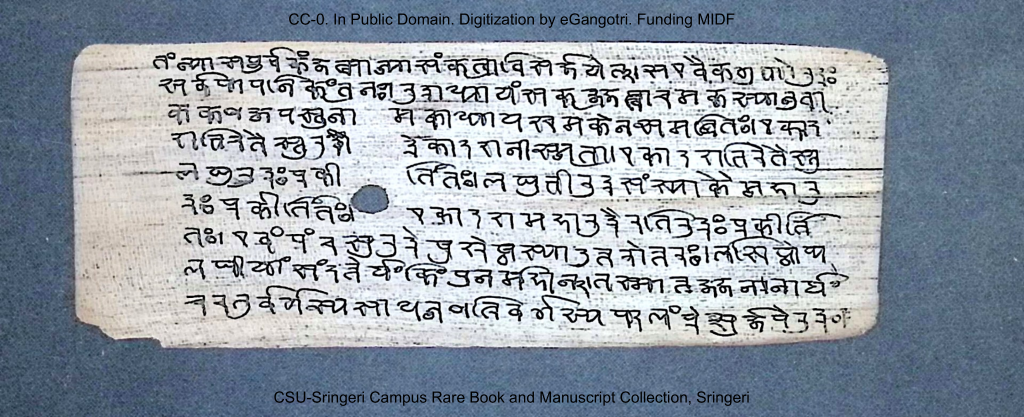
#> input picture manuscript_layout_detection/data/test_images/sample_palm_leaf.png, 2048 x 834 px (shown at 1/2 size)
$ python -i preprocessing.py   (imports and definitions only)
#> lines starting #> are read from the running program, lines starting #| are printed output that depends on the picture; after the words box and inside, x2 and y2 are one past the last pixel; in counts of white or black regions, pixels touching at a corner belong together
"""
preprocessing.py
----------------
Everything that cleans up the picture BEFORE we try to find text:

    1. make it gray
    2. fix uneven lighting / faded ink
    3. find where the actual page is (palm leaves are photographed on a coloured cloth)
    4. turn the picture into a black/white "ink mask"
    5. find long straight lines (borders, ruling lines) so we don't mistake them for text
"""

import cv2
import numpy as np

from src.config import (
    BACKGROUND_KERNEL_FRACTION,
    PAGE_ERODE_FRACTION,
    RULING_MIN_LENGTH_FRACTION,
    BORDER_MIN_COVERAGE,
    BORDER_TIMES_NORMAL,
)


def make_gray(img):
    """Colour doesn't help much for finding text, so we go to gray."""
    return cv2.cvtColor(img, cv2.COLOR_BGR2GRAY)


# [23 lines left out: function fix_lighting, not called in this run]


def find_page(gray):
    """
    Finds the page (the palm leaf / paper) inside the photo.

    Returns:
        page_mask: white where the page is, black elsewhere
        page_box : (x1, y1, x2, y2) around the page

    If we can't find a clear page (for example a scan that is all paper),
    we just say "the whole image is the page".
    """
    h, w = gray.shape
    whole_image_mask = np.full((h, w), 255, dtype=np.uint8)
    whole_image_box = (0, 0, w - 1, h - 1)

    blur = cv2.GaussianBlur(gray, (9, 9), 0)
    _, bright = cv2.threshold(blur, 0, 255, cv2.THRESH_BINARY + cv2.THRESH_OTSU)

    # letters make little holes in the page shape, so we close them
    k = max(15, w // 40)
    kernel = cv2.getStructuringElement(cv2.MORPH_RECT, (k, k))
    closed = cv2.morphologyEx(bright, cv2.MORPH_CLOSE, kernel)

    contours, _ = cv2.findContours(closed, cv2.RETR_EXTERNAL, cv2.CHAIN_APPROX_SIMPLE)
    if len(contours) == 0:
        return whole_image_mask, whole_image_box

    biggest = max(contours, key=cv2.contourArea)
    area_ratio = cv2.contourArea(biggest) / float(h * w)

    # too small = probably not a page, too big = the page IS the image
    if area_ratio < 0.3 or area_ratio > 0.95:
        return whole_image_mask, whole_image_box

    page_mask = np.zeros((h, w), dtype=np.uint8)
    cv2.drawContours(page_mask, [biggest], -1, 255, thickness=-1)

    # shave the edges a little (edges are shadowy and look like ink)
    e = max(3, int(w * PAGE_ERODE_FRACTION))
    page_mask = cv2.erode(page_mask, np.ones((e, e), np.uint8))

    x, y, bw, bh = cv2.boundingRect(biggest)
    return page_mask, (x, y, x + bw, y + bh)


# [66 lines left out: functions make_ink_mask, find_ruling_lines, not called in this run]

>>> import cv2
>>> picture = cv2.imread('../data/test_images/sample_palm_leaf.png', cv2.IMREAD_GRAYSCALE)
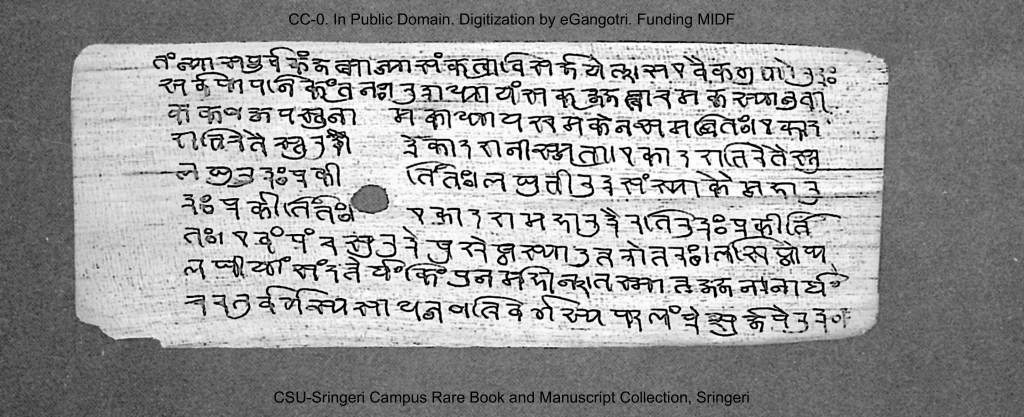
#> picture: shape (834, 2048) (shown at 1/2 size); min 0, max 255, mean 152.6
>>> result = find_page(picture)
#> in find_page, `blur = cv2.GaussianBlur(gray, (9, 9), 0)`:
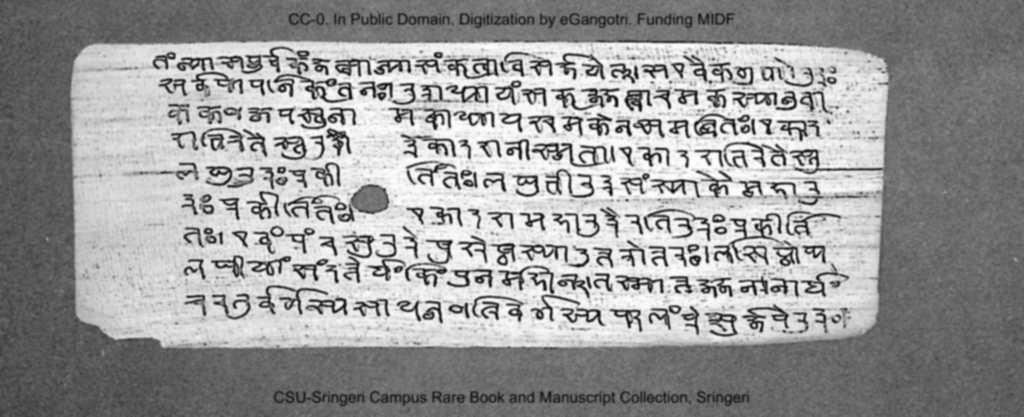
#> blur: shape (834, 2048) (shown at 1/2 size); min 9, max 254, mean 152.6
#> in find_page, `_, bright = cv2.threshold(blur, 0, 255, cv2.THRESH_BINARY + cv2.THRESH..`:
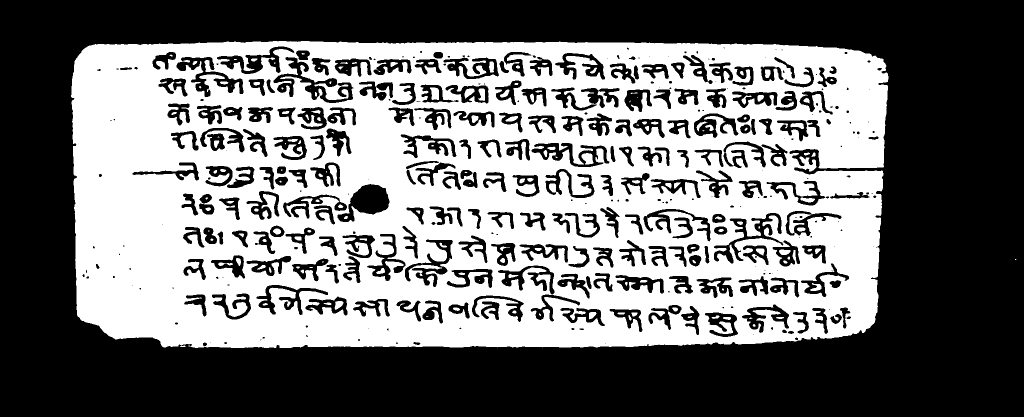
#> bright: shape (834, 2048) (shown at 1/2 size); 45% white; 199 white regions (63 under 20 px), largest, box (x1, y1, x2, y2) and area: (142, 82, 1777, 696) 757180, (1163, 306, 1187, 329) 399, (860, 175, 878, 200) 362
#> in find_page, `closed = cv2.morphologyEx(bright, cv2.MORPH_CLOSE, kernel)`:
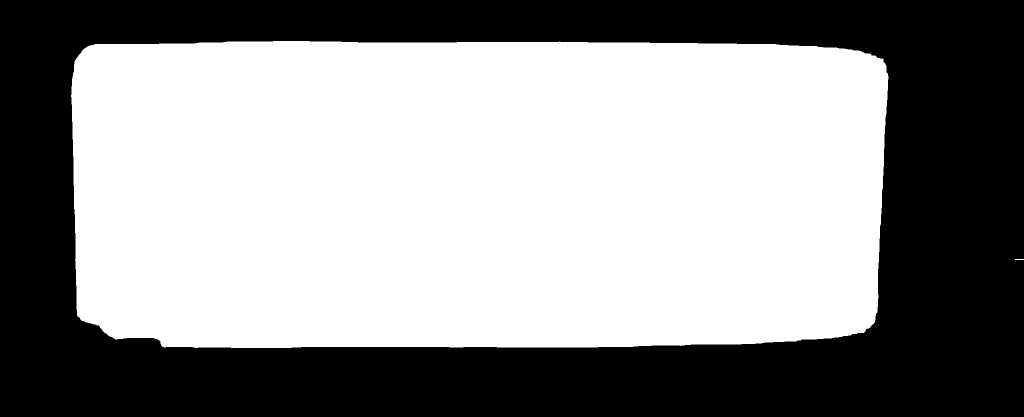
#> closed: shape (834, 2048) (shown at 1/2 size); 56.8% white; 1 black region
#> in find_page, `contours, _ = cv2.findContours(closed, cv2.RETR_EXTERNAL, cv2.CHAIN_AP..`: contours = 2 contours, 1 with area under 20; largest, box (x1, y1, x2, y2) and area: (142, 82, 1777, 696) 968496
#> in find_page, `biggest = max(contours, key=cv2.contourArea)`: biggest = contour of 383 points, box (x1, y1, x2, y2) (142, 82, 1777, 696), area 968496
#> in find_page, `area_ratio = cv2.contourArea(biggest) / float(h * w)`: area_ratio = 0.567
#> in find_page, `cv2.drawContours(page_mask, [biggest], -1, 255, thickness=-1)`: page_mask: shape (834, 2048); 56.8% white; 1 black region, box (x1, y1, x2, y2) and area: (0, 0, 2048, 834) 737400
#> in find_page, `page_mask = cv2.erode(page_mask, np.ones((e, e), np.uint8))`:
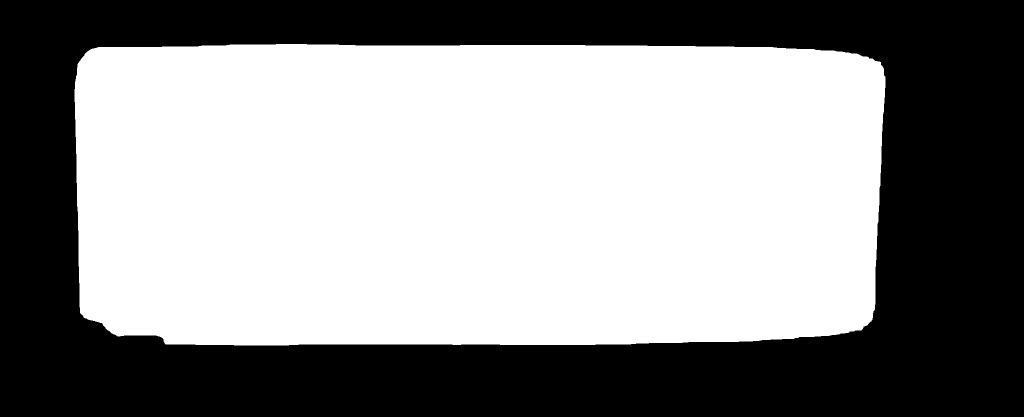
#> page_mask: shape (834, 2048) (shown at 1/2 size); 55.4% white; 1 black region, box (x1, y1, x2, y2) and area: (0, 0, 2048, 834) 762093
#> in find_page, `x, y, bw, bh = cv2.boundingRect(biggest)`: x = 142; y = 82; bw = 1635; bh = 614
